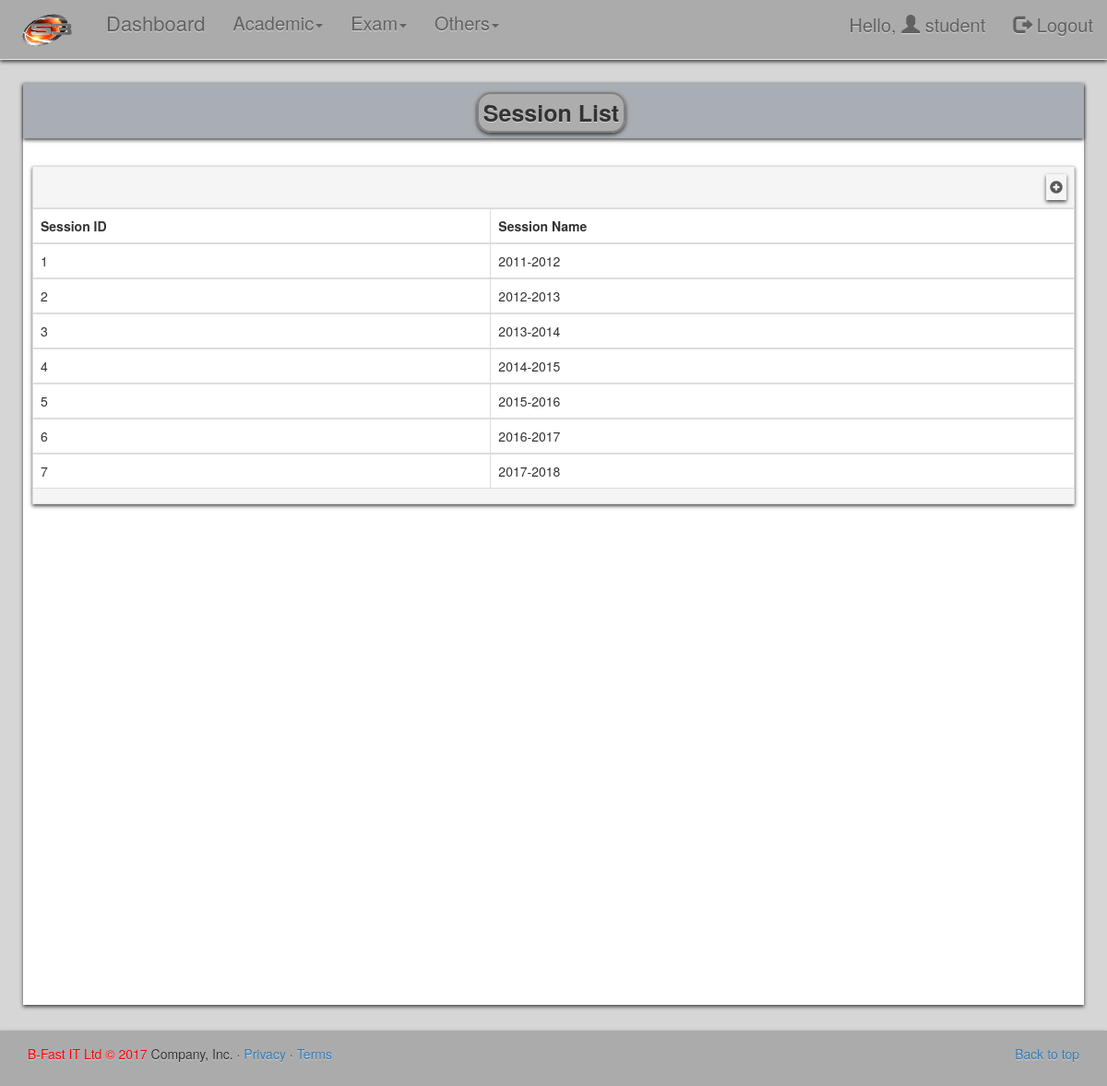
The page /home.php?item=33 (signed in) on the database its author committed.
### tables this page shows
CREATE TABLE `say_session` (
  `id` int(11) NOT NULL,
  `session_name` varchar(100) DEFAULT NULL
);

### sinclude/session/view_session.php (the view, shortened to what this page needs)
<h2 class='styl boxshadow'><span class='style boxshadow'> Session List</span></h2>
<?php
  $class_table=$db->query("select id,session_name from say_session order by id");
  echo "<div style='margin:10px' class='boxshadow'><table class='table table-bordered table table-hover'>";
 echo "<thead><tr><td colspan='3' style='background-color:#F5F5F5'>&nbsp;<span class=' boxshadow ' style='float:right; padding: 4px'><a href=''  style='font-weight:bold; color:#5A5A5A; text-decoration:none'><i class='glyphicon glyphicon-plus-sign'></i>  </a></span></td></tr>";
  echo "<tr><th>Session ID</th><th>Session Name</th></thead></tr>";
  while(list($session_id,$session_name)=$class_table->fetch_row()):?>
 <tbody>
	<tr>
	<td><?php echo $session_id;?></td>
	<td><?php echo $session_name;?></td>
	 </tr>
 <?php endwhile ?>
 <tr>
 	<td colspan='3'  style='background-color:#F5F5F5'></td>
 </tr>
 </tbody>
 </table>
 </div>

### css/style.css (style rules this page uses)
.style { background-color: #adadad; border: 2px solid gray; border-radius: 15px; box-shadow: 0 0 1px 2px lightgray; font-size: 25px; font-weight: bold; min-height: 15px; min-line-height: 25px; margin-right: 5px; padding: 2px 5px; text-align: center; width: 15px; }
.styl { text-align:center; background-color:#A9AEB4; margin-top:0px; padding:13px; min-height:15px; margin-bottom: 30px; }
.boxshadow { -webkit-box-shadow: 1px 1px 4px 0px rgba(0,0,0,0.71); -moz-box-shadow: 1px 1px 4px 0px rgba(0,0,0,0.71); box-shadow: 0px 2px 4px 0px rgba(0,0,0,0.71); -moz-linear-gradient(center bottom , #a3a8af, #cfd2d7) repeat scroll 0 0;text-shadow: 0 1px 0 rgba(255, 255, 255, 0.5); }
body { background-color:#D6D6D6; -moz-linear-gradient(center bottom , #a3a8af, #cfd2d7) repeat scroll 0 0; text-shadow: 0 1px 0 rgba(255, 255, 255, 0.5); margin-top:80px }

### css/custom.css (style rules this page uses)
body { padding-bottom: 40px; color: #5a5a5a; }

### rows shown on the page
say_session: id "1", session_name "2011-2012"
say_session: id "2", session_name "2012-2013"
say_session: id "3", session_name "2013-2014"
say_session: id "4", session_name "2014-2015"
say_session: id "5", session_name "2015-2016"
say_session: id "6", session_name "2016-2017"
say_session: id "7", session_name "2017-2018"

### other values the page prints
$_SESSION["s_username"] "student"
Date("Y") "2017"
